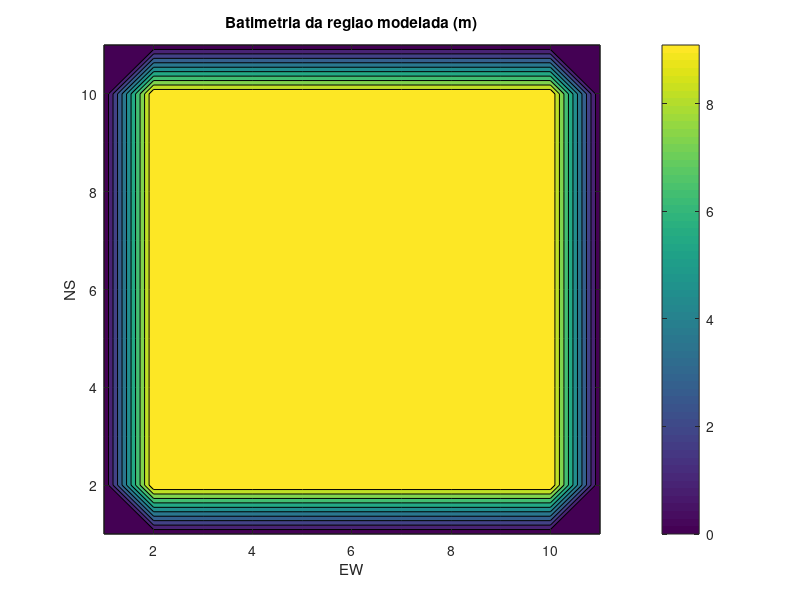
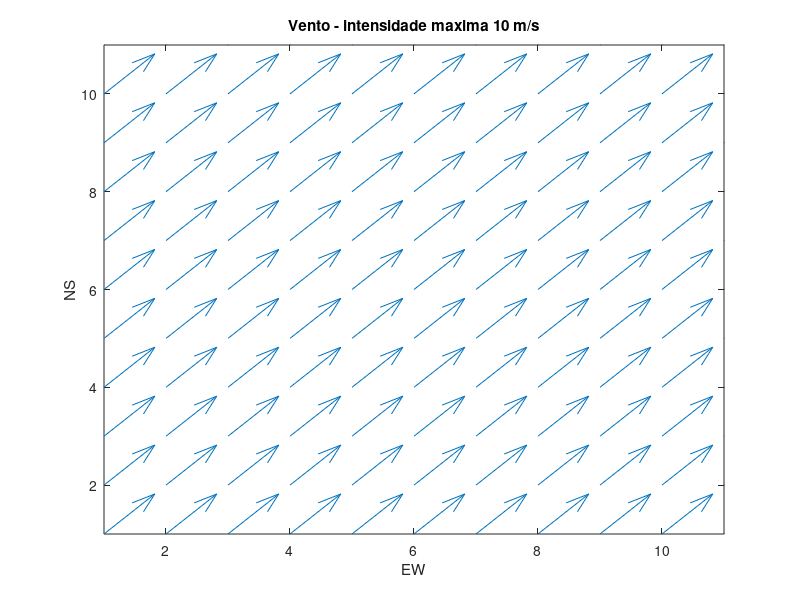
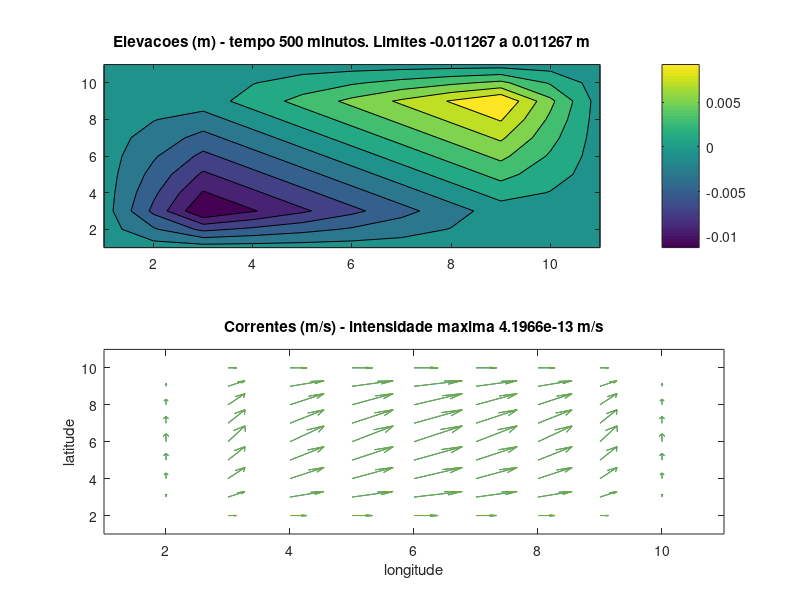

Source code (MATLAB) for these figures, in order:
%%%%%%%%%%%%%%%%%%%%%%%%%%%%%%%%%%%%%%%%%%%%%%%%%%%%%%%%%%%%%%%%%%
% Modelo Numerico hidrodinamico 2D linear (decaimento explicito) %
%%%%%%%%%%%%%%%%%%%%%%%%%%%%%%%%%%%%%%%%%%%%%%%%%%%%%%%%%%%%%%%%%%

clear all
close all

%Configuracao da grade (pontos tipo eta, u, v)
%NORTE (k)
%7 EUEUEUE
%6 V V V V
%5 EUEUEUE
%4 V V V V
%3 EUEUEUE
%2 V V V V
%1 EUEUEUE
%  1234567 LESTE (j)

%Sistema Internacional de unidades (SI)

%tamanho da grade e batimetria (chaves para pontos maritimos)
jmax=11;
kmax=11;
bat(1:kmax,1:jmax)=10.;
bat(1,:)=0.;
bat(kmax,:)=0.;
bat(:,1)=0.;
bat(:,jmax)=0.;
kmar=bat*0;
kmar(bat>0)=1;
X=[1:1:jmax];
Y=[1:1:kmax];
    
%plotando batimetria
figure(1)
contourf(X,Y,bat);
colorbar;
title(['Batimetria da regiao modelada (m)'])
axis([1 jmax 1 kmax])
xlabel('EW')
ylabel('NS')
%print -djpeg fig_batim

% Constantes iniciais
g=9.8;         % aceleracao da gravidade
mmax=1000;     % niveis de tempo
dx=1000;       % espacamento da grade em x
dy=1000;       % espacamento da grade em y
dt=30;         % passo de tempo
rfric=0.02;    % coeficiente de friccao no fundo
freqplot=20;   % frequencia de plotagem
dens=1024;     % densidade media da agua do mar
latid=25*pi/180;            % latitude (em graus, para rad)
fco=2*7.292E-5*sin(latid);  % parametro de Coriolis

dx2=dx*2;
dy2=dy*2;

dens2=dens*2;
denbat=dens.*bat;

% Condicoes iniciais de repouso (1 - valores atuais, 2 - renovados)
eta1=zeros(kmax,jmax);
u1=zeros(kmax,jmax);
v1=zeros(kmax,jmax);
eta2=zeros(kmax,jmax);
u2=zeros(kmax,jmax);
v2=zeros(kmax,jmax);

%Condicoes de vento e calculo das tensoes de cisalhamento na superficie
dens_ar=1.025;
fric=2.6*1E-3;

uwind(1:kmax,1:jmax)=7.0711;
vwind(1:kmax,1:jmax)=7.0711;
wwind=sqrt(uwind.^2+vwind.^2);
taux=fric*dens_ar.*uwind.*wwind;
tauy=fric*dens_ar.*vwind.*wwind;

vento=sqrt(uwind.^2+vwind.^2);
ventoma=max(vento);
ventomax=max(ventoma);

%plotando os ventos
figure(2)
quiver(uwind,vwind)
title(['Vento - intensidade maxima ',num2str(ventomax),' m/s'])
axis([1 jmax 1 kmax])
xlabel('EW')
ylabel('NS')
%print -djpeg fig_vento

%Loop no tempo
kplot=0;
kfig=0;
for m=1:mmax
   tempo=m*dt;
   kplot=kplot+1;
    
    %Eq da Continuidade
    for j=3:2:jmax-2
        for k=3:2:kmax-2
           if kmar(k,j)>0
           forcx=(bat(k,j+1).*u1(k,j+1)-bat(k,j-1).*u1(k,j-1))/dx2; 
           forcy=(bat(k+1,j).*v1(k+1,j)-bat(k-1,j).*v1(k-1,j))/dy2;
           eta2(k,j)=eta1(k,j)-dt*(forcx+forcy);
           end
        end
     end
  
  %Eq. do movimento em x
    for j=2:2:jmax-1
        for k=3:2:kmax-2
            if (kmar(k,j)*kmar(k,j+1)*kmar(k,j-1))>0
            vmed=(v1(k+1,j+1)+v1(k+1,j-1)+v1(k-1,j+1)+v1(k-1,j-1))/4;
            forc=fco*vmed-g.*(eta2(k,j+1)-eta2(k,j-1))./dx2...
               +taux(k,j)./denbat(k,j)-rfric*u1(k,j);
            u2(k,j)=u1(k,j)+forc*dt;
            end
         end
    end
    
    %Eq. do movimento em y
    for j=3:2:jmax-2
        for k=2:2:kmax-1
            if (kmar(k,j)*kmar(k+1,j))*kmar(k-1,j)>0
            umed=(u2(k+1,j+1)+u2(k+1,j-1)+u2(k-1,j+1)+u2(k-1,j-1))/4;
            forc=-fco*umed-g.*(eta2(k+1,j)-eta2(k-1,j))./dy2...
               +tauy(k,j)./denbat(k,j)-rfric*v1(k,j);
            v2(k,j)=v1(k,j)+forc*dt;
            end
        end
    end
    
% Renovando as variaveis no tempo
eta1=eta2;
u1=u2;
v1=v2;
     
% Plotagem de resultados     
   if(kplot==freqplot)
   kplot=0;
   kfig=kfig+1;
   hold
   %definir u,v,eta nos pontos "vazios"
    for j=2:2:jmax-1
        for k=2:2:kmax-1
           if kmar(k,j)>0
              u2(k,j)=(u2(k-1,j)+u2(k+1,j))/2;
              v2(k,j)=(v2(k,j-1)+v2(k,j+1))/2;
              eta2(k,j)=(eta2(k-1,j-1)+eta2(k-1,j+1)+eta2(k+1,j-1)+eta2(k+1,j+1))/4;
           end
        end
     end
   %definir u e v nos pontos tipo eta 
    for j=3:2:jmax-2
        for k=3:2:kmax-2
           if kmar(k,j)>0
              u2(k,j)=(u2(k,j+1)+u2(k,j-1))/2;
              v2(k,j)=(v2(k+1,j)+v2(k-1,j))/2;
           end
        end
     end
    %definir v e eta nos pontos tipo u
    for j=2:2:jmax-1
        for k=3:2:kmax-2
            if kmar(k,j)>0
            v2(k,j)=(v2(k,j+1)+v2(k,j-1)+v2(k-1,j)+v2(k+1,j))/4;
            eta2(k,j)=(eta2(k,j+1)+eta2(k,j-1))/2;
            end
         end
    end
    %definir u e eta nos pontos tipo v      
    for j=3:2:jmax-2
        for k=2:2:kmax-1
            if kmar(k,j)>0
            u2(k,j)=(u2(k,j+1)+u2(k,j-1)+u2(k-1,j)+u2(k+1,j))/4;
            eta2(k,j)=(eta2(k-1,j)+eta2(k+1,j))/2;
            end
        end
    end

% Condicoes de contorno nao gradiente
for j=1:jmax
    eta2(1,j)=eta2(2,j)*kmar(1,j);
    eta2(kmax,j)=eta2(kmax-1,j)*kmar(kmax,j);
    u2(1,j)=u2(2,j)*kmar(1,j);
    v2(1,j)=v2(2,j)*kmar(1,j);
    u2(kmax,j)=u2(kmax-1,j)*kmar(kmax,j);
    v2(kmax,j)=v2(kmax-1,j)*kmar(kmax,j);
end
for k=1:kmax
    eta2(k,1)=eta2(k,2)*kmar(k,1);
    eta2(k,jmax)=eta2(k,jmax-1)*kmar(k,jmax);
    u2(k,1)=u2(k,2)*kmar(k,1);
    v2(k,1)=v2(k,2)*kmar(k,1);
    u2(k,jmax)=u2(k,jmax-1)*kmar(k,jmax);
    v2(k,jmax)=v2(k,jmax-1)*kmar(k,jmax);
end
   
% Plotando elevacoes e correntes
velo=sqrt(u2.^2+v2.^2);
veloma=max(velo);
velomax=max(veloma);
etama=max(eta2(:,:));
etami=min(eta2(:,:));
etamax=max(etama);
etamin=min(etami);
%figure (kfig)
figure(3)
subplot(2,1,1)
contourf(X,Y,eta2);
colorbar;
title(['Elevacoes (m) - tempo ',num2str(tempo/60),...
      ' minutos. Limites ',num2str(etamin),' a ',num2str(etamax),' m'])
axis([1 jmax 1 kmax])
subplot(2,1,2)
quiver(u2,v2);
title(['Correntes (m/s) - intensidade maxima ',num2str(velomax),' m/s'])
axis([1 jmax 1 kmax])
xlabel('longitude')
ylabel('latitude')
% print -djpeg fig_resul
   end

pause(1)

end
   